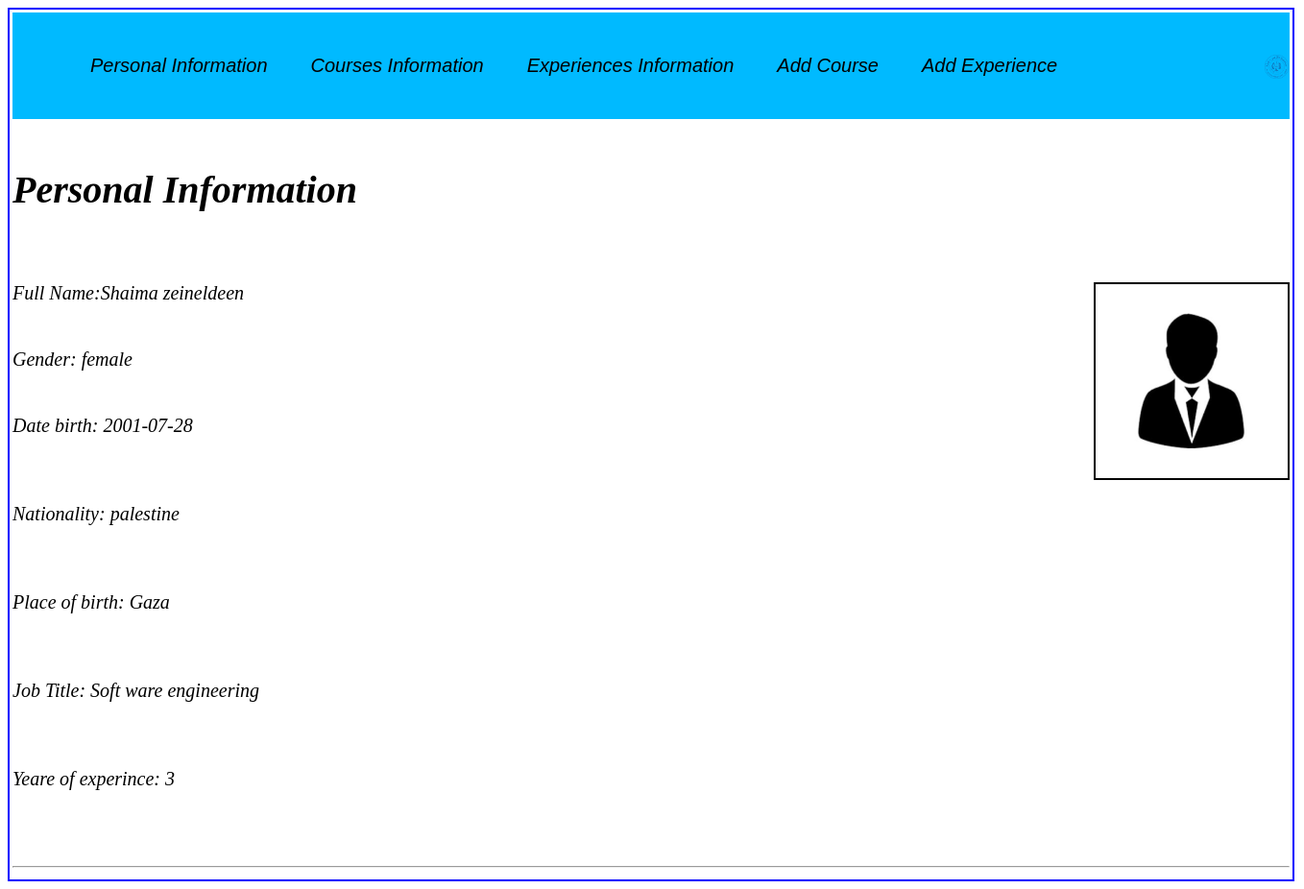
Page /Home.php on the committed database.
### tables this page shows
CREATE TABLE `user` (
  `Full Name` varchar(20) NOT NULL,
  `Gender` varchar(10) NOT NULL,
  `Date birth` date NOT NULL,
  `Nationality` varchar(50) NOT NULL,
  `Place of birth` varchar(50) NOT NULL,
  `Job Title` varchar(50) NOT NULL,
  `Yeare of experince` int(11) NOT NULL
);

### Home.php (the view, shortened to what this page needs)
<!DOCTYPE html>
<html lang="en">
    <head>
        <link rel="stylesheet" type="text/css" href="style.css">
    </head>
    <body>
         <form action="<?php echo $_SERVER['PHP_SELF'];?>" method='post'>
        <div id="big_wrapper">
                <div class="nav">
                <br><ul>
                <li> <a href="Home.php">Personal Information</a> </li>
                <li > <a href="ViewCourses.php">Courses Information</a> </li>
                <li > <a href="ViewExperience.php">Experiences Information</a> </li>
                <li > <a href="add Course.php">Add Course</a> </li>
                <li > <a href="Add Exp.php">Add Experience</a> </li>
                <img src="2.png"width="25px" hight="20px"  align="right"/>
                </ul><br>
                </div>
<div>
                <br><h1> Personal Information</h1> <br>
                                <br>
         <img src="pers.jpg"width="200px" hight="200px" border="2" align="right"/>
              <?php
$conn = mysqli_connect('localhost', 'root','');
$req = "SELECT * FROM user";
$query = mysqli_query($conn,$req);
while ($fetch = mysqli_fetch_assoc($query))
{
   echo "Full Name:" .$fetch['Full Name'] . "<br>"."<br>"."<br>";
    echo "Gender: ".$fetch['Gender'] . "<br>". "<br>"."<br>";
    echo "Date birth: ".$fetch['Date birth'] . "<br>". "<br>"."<br>"."<br>";
    echo "Nationality: ".$fetch['Nationality'] . "<br>". "<br>"."<br>"."<br>";
    echo "Place of birth: ".$fetch['Place of birth'] . "<br>". "<br>"."<br>"."<br>";
    echo "Job Title: ".$fetch['Job Title'] . "<br>". "<br>"."<br>"."<br>";
    echo "Yeare of experince: ".$fetch['Yeare of experince'] . "<br>". "<br>"."<br>"."<br>";
    echo "<hr>";
}
?>
</form>
</body>
</html>

### style.css (style rules this page uses)
.nav { background-color: #00baff; position: relative; padding:1px; }
.nav ul li a { text-decoration: none; color: #000; font-family: Comic Sans MS, Arial; }
.nav ul li { display: inline-block; margin-left: 40px; }
#big_wrapper { width:1330px; height: 900px; border:solid 2px blue; padding: 3px; color: black; font-size: 20px; font-family: tahoma; font-style: italic; }

### rows in the picture
user: Full Name "Shaima zeineldeen", Gender "female", Date birth "2001-07-28", Nationality "palestine", Place of birth "Gaza", Job Title "Soft ware engineering", Yeare of experince "3"
